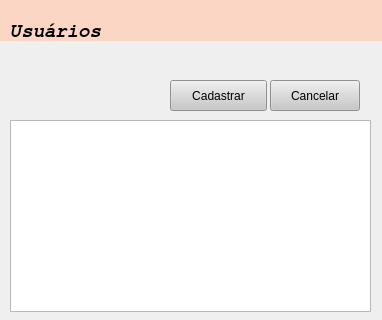
<?xml version="1.0" encoding="UTF-8"?>
<ui version="4.0">
 <class>Form</class>
 <widget class="QWidget" name="Form">
  <property name="geometry">
   <rect>
    <x>0</x>
    <y>0</y>
    <width>382</width>
    <height>320</height>
   </rect>
  </property>
  <property name="windowTitle">
   <string>Consulta Usuários</string>
  </property>
  <property name="windowIcon">
   <iconset resource="recursos.qrc">
    <normaloff>:/img/img/configure_database_16704.ico</normaloff>:/img/img/configure_database_16704.ico</iconset>
  </property>
  <widget class="QLabel" name="label">
   <property name="geometry">
    <rect>
     <x>320</x>
     <y>0</y>
     <width>61</width>
     <height>61</height>
    </rect>
   </property>
   <property name="styleSheet">
    <string notr="true">image: url(:/img/img/icons8-administrator-male.svg);</string>
   </property>
   <property name="text">
    <string/>
   </property>
  </widget>
  <widget class="QLabel" name="label_3">
   <property name="geometry">
    <rect>
     <x>10</x>
     <y>20</y>
     <width>221</width>
     <height>21</height>
    </rect>
   </property>
   <property name="font">
    <font>
     <family>FreeMono</family>
     <pointsize>14</pointsize>
     <weight>75</weight>
     <italic>true</italic>
     <bold>true</bold>
    </font>
   </property>
   <property name="styleSheet">
    <string notr="true"/>
   </property>
   <property name="text">
    <string>Usuários</string>
   </property>
  </widget>
  <widget class="QLabel" name="label_6">
   <property name="geometry">
    <rect>
     <x>0</x>
     <y>0</y>
     <width>658</width>
     <height>41</height>
    </rect>
   </property>
   <property name="styleSheet">
    <string notr="true">background-color:  rgba(255, 207, 183, 200);</string>
   </property>
   <property name="text">
    <string/>
   </property>
  </widget>
  <widget class="QTableWidget" name="tableWidget">
   <property name="geometry">
    <rect>
     <x>10</x>
     <y>120</y>
     <width>361</width>
     <height>192</height>
    </rect>
   </property>
   <property name="editTriggers">
    <set>QAbstractItemView::NoEditTriggers</set>
   </property>
   <property name="tabKeyNavigation">
    <bool>false</bool>
   </property>
   <property name="showDropIndicator" stdset="0">
    <bool>false</bool>
   </property>
   <property name="dragDropOverwriteMode">
    <bool>false</bool>
   </property>
  </widget>
  <widget class="QPushButton" name="pushButton_2">
   <property name="geometry">
    <rect>
     <x>270</x>
     <y>80</y>
     <width>90</width>
     <height>31</height>
    </rect>
   </property>
   <property name="styleSheet">
    <string notr="true">background-color:   rgb(200,200,200);</string>
   </property>
   <property name="text">
    <string>Cancelar</string>
   </property>
   <property name="icon">
    <iconset resource="recursos.qrc">
     <normaloff>:/img/img/icons8-cancelar.svg</normaloff>:/img/img/icons8-cancelar.svg</iconset>
   </property>
  </widget>
  <widget class="QPushButton" name="pushButton">
   <property name="geometry">
    <rect>
     <x>170</x>
     <y>80</y>
     <width>97</width>
     <height>31</height>
    </rect>
   </property>
   <property name="styleSheet">
    <string notr="true">image: url(:/img/img/icons8-ok-filled.svg);
background-color:   rgb(200,200,200);</string>
   </property>
   <property name="text">
    <string>Cadastrar</string>
   </property>
   <property name="icon">
    <iconset resource="recursos.qrc">
     <normaloff>:/img/img/icons8-ok-filled.svg</normaloff>:/img/img/icons8-ok-filled.svg</iconset>
   </property>
  </widget>
  <zorder>label_6</zorder>
  <zorder>label</zorder>
  <zorder>label_3</zorder>
  <zorder>tableWidget</zorder>
  <zorder>pushButton_2</zorder>
  <zorder>pushButton</zorder>
 </widget>
 <resources>
  <include location="recursos.qrc"/>
 </resources>
 <connections/>
</ui>
